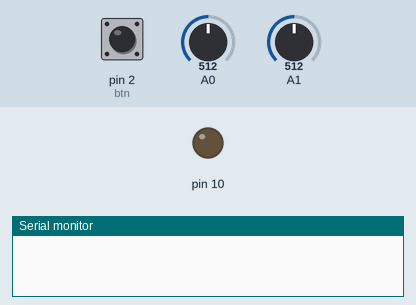
This sketch was run on a simulated Arduino Uno, built with avr-gcc and run on an emulated ATmega328P. Shown: output pins drawn as LEDs (lit = HIGH), the last lines printed to the serial monitor. The test bench sets the inputs (shaded band); at power-on: pin 2 (btn) LOW, A0 = 512, A1 = 512.

Above: at 1.2 s.
1.3 s: pin 2 (btn) pulled HIGH for 0.15 s
2.9 s: A0 set to 122
5.9 s: A0 set to 306
7.4 s: A0 set to 40
10.4 s: A0 set to 511
At 11.2 s:
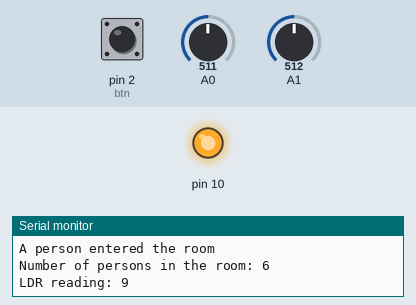
12.9 s: A1 set to 122
Timing chart, 0 to 15.9 s (numbered marks = the images above; inputs shaded):
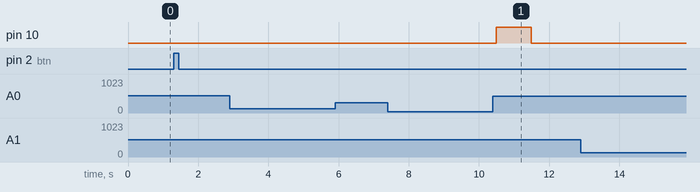

The sketch:

Final_Arduino.ino
```cpp
int btn = 2;
int value=0; // this is the value of the first LDR
int value2=0; // this is the value of the second LDR
int buzzer=10;
int p=0;
int buttonPushCounter = 0;
int buttonState = 0;
int lastButtonState = 0;
int sys_state = 0;

void setup() {
  pinMode(btn,INPUT);
  Serial.begin(9600);
  pinMode(10,OUTPUT);
}

void loop() {
  // here's the loop to connect the working of the system with the push of the button.
  // if the button is pressed the system starts with the value 1 or any other odd value appearing on the screen.
  // if the button is pressed again to stop the system an even number will appear.
  buttonState = digitalRead(btn);
  if (buttonState != lastButtonState)
  {
    if (buttonState == HIGH)
    {
      buttonPushCounter++;
      Serial.println(buttonPushCounter);
    }
    delay(50);
  }

 lastButtonState = buttonState;

 if (buttonPushCounter %2 != 0)
 {
   sys_state = 1;
 }
 else
 {
  sys_state = 0;
 }

 if (sys_state == 1){
 value=analogRead(A0);
 value2=analogRead(A1);
 value=map(value,0,1023,0,255);
 value2=map(value2,0,1023,0,255);
 // the variable p is a counter to count the number of people in the room.

  if (value<50){ // first LDR to detect if a person entered the room
  p+=1;
  delay(1000);
  Serial.println("A person entered the room");
  Serial.print("Number of persons in the room: ");
  Serial.println(p);
  Serial.print("LDR reading: ");
  Serial.println(value);
  value2=0;
  if (p>=6){
      digitalWrite(10,HIGH);
      delay(1000);
      digitalWrite(10,LOW);
      delay(1000);}
      }
  else if (value2<50){ //second LDR to detect if a person left the room
  p-=1;
  delay(1000);
  Serial.println("A person left the room");
  Serial.print("Number of persons in the room: ");
  Serial.println(p);
  Serial.print("LDR reading: ");
  Serial.println(value2);
  value=0;
  if (p>=6){
      digitalWrite(10,HIGH);
      delay(1000);
      digitalWrite(10,LOW);
      delay(1000);}
  }
  value=0;
  value2=0;
  delay(20);
  }
  else{
    digitalWrite(10,LOW);
    value2=0;
    value=0;
    }
}
```
